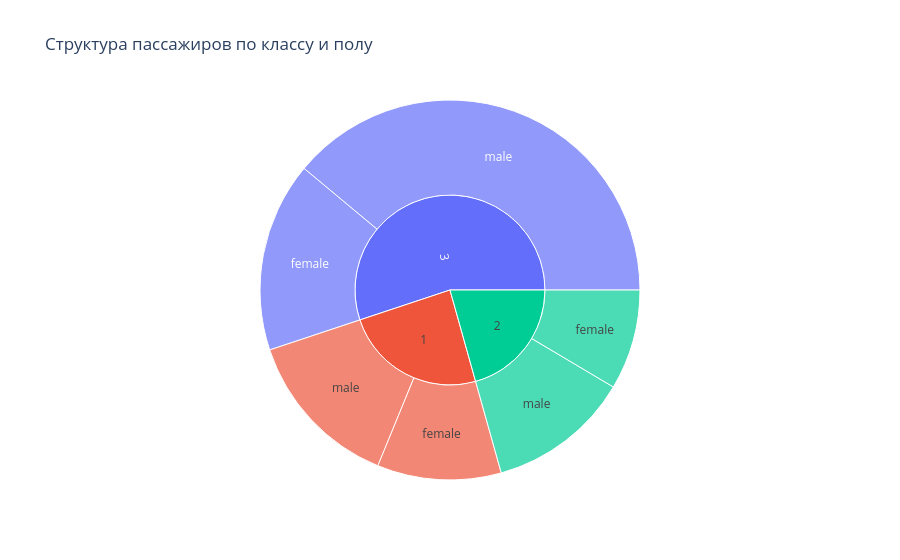

Notebook code cell kept with this figure:
### Markdown cell above
## Интерактивная диаграмма Sunburst

Структура:

1 уровень — класс пассажира  
2 уровень — пол пассажира внутри класса

### Code cell
sunburst_data = (
    df.groupby(["Pclass", "Sex"])
    .size()
    .reset_index(name="count")
)

fig = px.sunburst(
    sunburst_data,
    path=["Pclass", "Sex"],
    values="count",
    title="Структура пассажиров по классу и полу"
)

fig.show()

### Figure 1 — Plotly figure (JSON) as saved in the notebook; plotly's stock layout.template omitted (floating-point values rounded to 4 significant figures)
{"data": [{"branchvalues": "total", "domain": {"x": [0, 1], "y": [0, 1]}, "hovertemplate": "labels=%{label}<br>count=%{value}<br>parent=%{parent}<br>id=%{id}<extra></extra>", "ids": ["1/female", "1/male", "2/female", "2/male", "3/female", "3/male", "1", "2", "3"], "labels": ["female", "male", "female", "male", "female", "male", "1", "2", "3"], "name": "", "parents": ["1", "1", "2", "2", "3", "3", "", "", ""], "type": "sunburst", "values": [94.0, 122.0, 76.0, 108.0, 144.0, 347.0, 216.0, 184.0, 491.0]}], "layout": {"legend": {"tracegroupgap": 0}, "title": {"text": "Структура пассажиров по классу и полу"}}}
